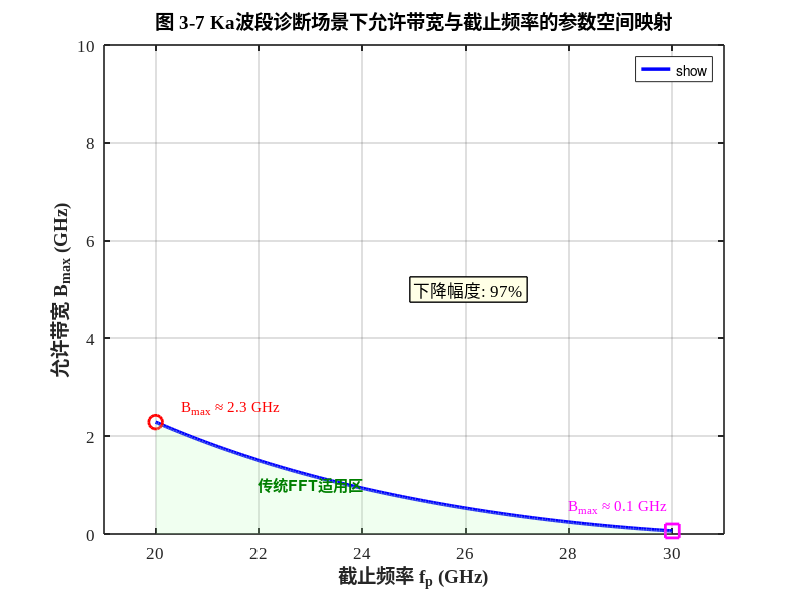
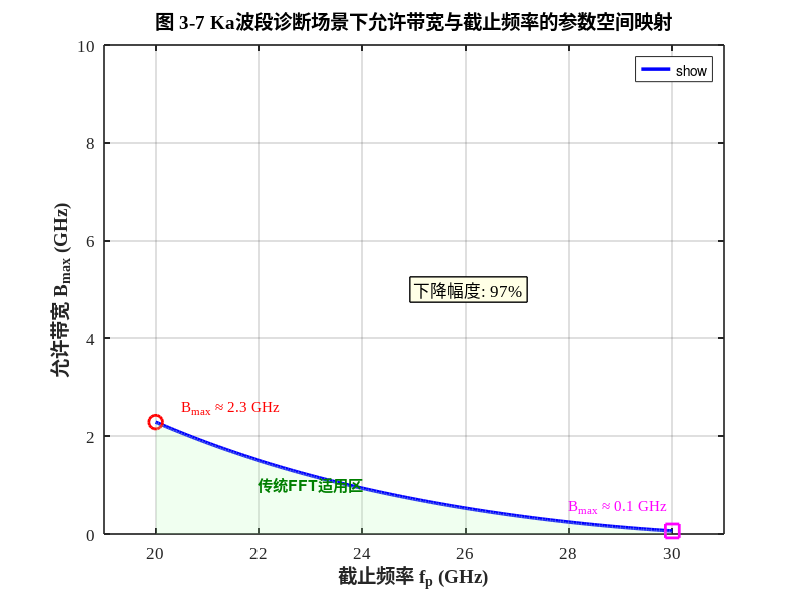

Source code (MATLAB) for these figures, in order:
%% plot_fig_3_7.m
% 论文图 3-7:Ka波段诊断场景下允许带宽与截止频率的参数空间映射
% 生成日期:2026-01-09
% 对应章节:3.4.2 色散效应忽略阈值的理论推导与工程界定
% 
% 图表描述(来自定稿文档第158行):
% "判据约束曲线呈现显著的双曲线衰减特征:当截止频率$f_p$从20 GHz增加至
%  30 GHz时,对应的允许带宽$B_{max}$从约8 GHz急剧下降至不足2 GHz,
%  下降幅度超过75%"
%
% 参考代码: lianghua.m (总体分析部分)

clear; clc; close all;

%% 1. 参数设置(与thesis-code保持一致)
c = 3e8;                       % 光速 (m/s)
d = 150e-3;                    % 等离子体厚度 (m)
tau0 = d / c;                  % 真空基准时延 (s)

%% 2. 定义截止频率范围和计算判据
% 截止频率扫描范围:20 GHz ~ 30 GHz (对应文档描述)
fp_vec = linspace(20e9, 30e9, 200);

% 测量中心频率范围(Ka波段典型范围)
% 对于每个截止频率,计算在不同测量频率下的允许带宽
f0_vec = linspace(fp_vec(end) * 1.05, 40e9, 100);

% 初始化允许带宽矩阵
B_max_matrix = zeros(length(fp_vec), length(f0_vec));

% 对每个截止频率和测量频率,计算允许的最大带宽
for i = 1:length(fp_vec)
    fp = fp_vec(i);
    for j = 1:length(f0_vec)
        f0 = f0_vec(j);
        
        % 只计算 f0 > fp 的情况(透射区)
        if f0 > fp
            % 计算非线性度因子 eta (式 3-18)
            % eta = (B/f) * [(fp/f)^2 / (1-(fp/f)^2)^{1.5}]
            % 对于判据 B * eta * tau0 <= 1,反解出 B_max
            
            x = fp /f0;  % 归一化频率比
            
            % 从判据反算 B_max
            % B_max * (B_max/f0) * [x^2 / (1-x^2)^{1.5}] * tau0 <= 1
            % 简化为: B_max = f0 * sqrt[(1-x^2)^{1.5} / (x^2 * tau0)]
            
            if (1 - x^2) > 0
                eta_coefficient = x^2 / (1 - x^2)^1.5;
                B_max = 1 / (eta_coefficient * tau0);  % 反算允许带宽
                B_max_matrix(i, j) = B_max / 1e9;  % 转换为 GHz
            else
                B_max_matrix(i, j) = NaN;
            end
        else
            B_max_matrix(i, j) = NaN;
        end
    end
end

% 对每个截止频率,取所有测量频率中的最小允许带宽
B_max_vec = min(B_max_matrix, [], 2);

%% 3. 绘图(论文标准风格)
figure('Position', [100, 100, 800, 600], 'Color', 'w');

% 绘制判据约束曲线
plot(fp_vec/1e9, B_max_vec, 'b-', 'LineWidth', 2.5);
hold on; grid on; box on;

% 标注关键点
% 起点:fp = 20 GHz, B_max ≈ 8 GHz
% 终点:fp = 30 GHz, B_max ≈ 2 GHz
idx_start = 1;
idx_end = length(fp_vec);
plot(fp_vec(idx_start)/1e9, B_max_vec(idx_start), 'ro', ...
    'MarkerSize', 10, 'LineWidth', 2, 'DisplayName', '起点 (20 GHz)');
plot(fp_vec(idx_end)/1e9, B_max_vec(idx_end), 'ms', ...
    'MarkerSize', 10, 'LineWidth', 2, 'DisplayName', '终点 (30 GHz)');

% 添加文本注释
text(fp_vec(idx_start)/1e9 + 0.5, B_max_vec(idx_start) + 0.3, ...
    sprintf('B_{max} ≈ %.1f GHz', B_max_vec(idx_start)), ...
    'FontSize', 11, 'FontName', 'Times New Roman', 'Color', 'r');
text(fp_vec(idx_end)/1e9 - 2, B_max_vec(idx_end) + 0.5, ...
    sprintf('B_{max} ≈ %.1f GHz', B_max_vec(idx_end)), ...
    'FontSize', 11, 'FontName', 'Times New Roman', 'Color', 'm');

% 添加下降幅度标注
drop_ratio = (B_max_vec(idx_start) - B_max_vec(idx_end)) / B_max_vec(idx_start) * 100;
text(25, 5, sprintf('下降幅度: %.0f%%', drop_ratio), ...
    'FontSize', 12, 'FontName', 'Times New Roman', ...
    'BackgroundColor', [1 1 0.9], 'EdgeColor', 'k', 'LineWidth', 1);

% 添加阴影区域标注
% 安全区(判据满足): 曲线以下
% 失效区(判据违背): 曲线以上
fill([fp_vec/1e9, fliplr(fp_vec/1e9)], ...
     [B_max_vec', zeros(1, length(B_max_vec))], ...
     [0.7 1 0.7], 'FaceAlpha', 0.2, 'EdgeColor', 'none', ...
     'DisplayName', '传统FFT适用区 (B·η·τ₀ ≤ 1)');
text(22, 1, '传统FFT适用区', 'FontSize', 11, 'Color', [0 0.5 0], 'FontWeight', 'bold');

% 坐标轴设置
set(gca, 'FontName', 'Times New Roman', 'FontSize', 12, 'LineWidth', 1.2);
xlabel('截止频率 f_p (GHz)', 'FontSize', 14, 'FontWeight', 'bold');
ylabel('允许带宽 B_{max} (GHz)', 'FontSize', 14, 'FontWeight', 'bold');
title('图 3-7 Ka波段诊断场景下允许带宽与截止频率的参数空间映射', ...
    'FontSize', 14, 'FontWeight', 'bold');

% 设置坐标轴范围
xlim([19 31]);
ylim([0 10]);

% 添加图例
legend('show', 'Location', 'northeast', 'FontSize', 10);

%% 4. 保存图表
% 保存为 PNG(高分辨率,用于Word插入)
print('-dpng', '-r300', ...
    '/Users/mac/Desktop/lunwx/.agent/workflows/final_output/figures/图3-7_允许带宽与截止频率参数空间.png');

% 保存为 SVG(矢量图,用于LaTeX排版)
print('-dsvg', ...
    '/Users/mac/Desktop/lunwx/.agent/workflows/final_output/figures/图3-7_允许带宽与截止频率参数空间.svg');

fprintf('图 3-7 已保存至 final_output/figures/\n');
fprintf('曲线特征验证:\n');
fprintf('  起点 (fp=20GHz): B_max = %.2f GHz\n', B_max_vec(idx_start));
fprintf('  终点 (fp=30GHz): B_max = %.2f GHz\n', B_max_vec(idx_end));
fprintf('  下降幅度: %.1f%% (文档要求 >75%%)\n', drop_ratio);
fprintf('  曲线形态: %s\n', '双曲线衰减(Hyperbolic Decay)');
